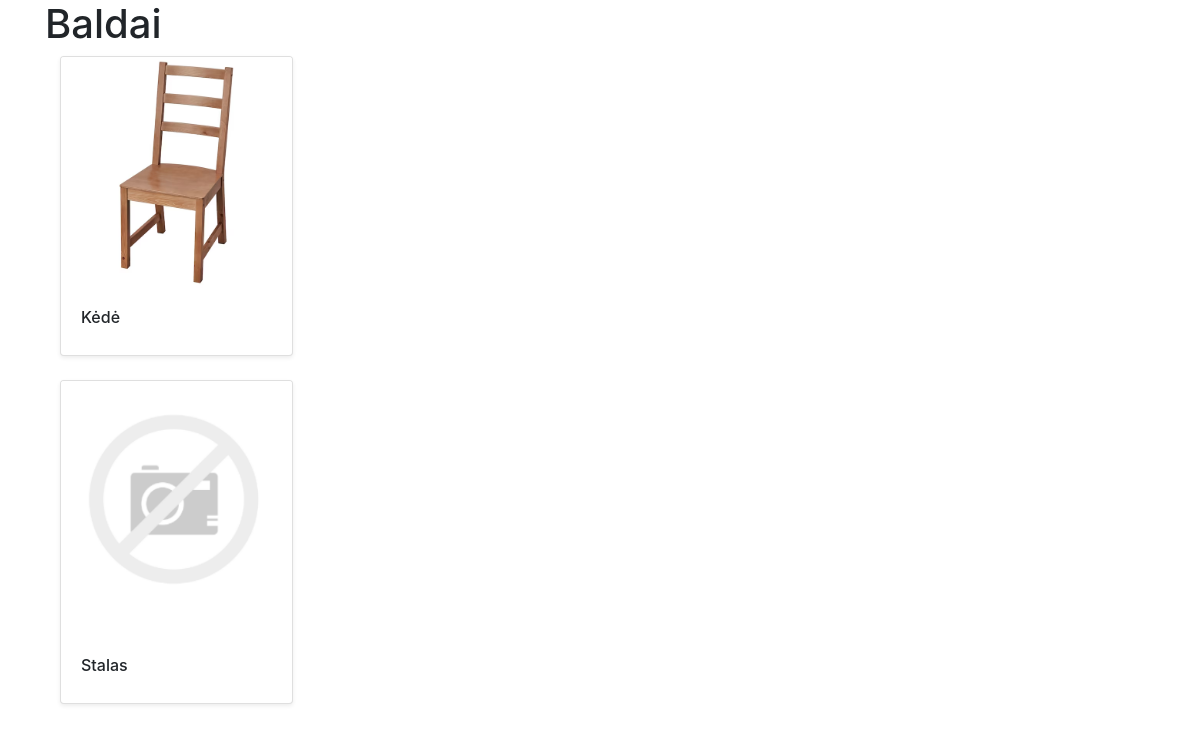
/eparduotuve/kategorijos/1, run on the app's committed database.
### eparduotuve/models.py (models this page shows, shortened)
class Kategorija(models.Model):
    pavadinimas = models.CharField('Kategorijos pavadinimas', max_length=100)
    def __str__(self):
        return f'{self.pavadinimas}'
    class Meta:
        verbose_name = 'Kategorija'
        verbose_name_plural = 'Kategorijos'

class Preke(models.Model):
    pavadinimas = models.CharField('Prekės pavadinimas', max_length=200, blank=True)
    kategorija = models.ManyToManyField('Kategorija')
    vieneto_kaina = models.FloatField('Vieneto kaina', null=True, blank=True)
    likutis = models.FloatField('Likutis', null=True, blank=True)
    nuotrauka = models.ImageField('Nuotrauka', upload_to='nuotraukos',
                                  null=True, blank=True)
    def prekes_kategorijos(self):
        return ', '.join(k.pavadinimas for k in self.kategorija.all())
    prekes_kategorijos.short_description = 'Kategorijos'
    class Meta:
        verbose_name = 'Prekė'
        verbose_name_plural = 'Prekės'

### eparduotuve/views.py (the view)
# urls.py: path('kategorijos/<int:pk>', views.KategorijaDetailView.as_view(), name='kategorija'),
class KategorijaDetailView(generic.DetailView):  # generic.edit.FormMixin,
    model = Kategorija
    context_object_name = "kategorija"
    template_name = "kategorija_detail.html"

### eparduotuve/templates/kategorija_detail.html
{% extends "base.html" %}
{% load static %}
{% block content %}
<h1>{{ kategorija }}</h1>
{% for p in kategorija.preke_set.all %}
<div class="column">
    <div class="col-sm-6 col-md-3 d-flex align-items-stretch">
        <div class="card mb-4 shadow-sm">
            {% if p.nuotrauka %}
            <a href="{% url 'preke' p.id %}">
                <img src="{{ p.nuotrauka.url }}" class="card-img-top"/>
            </a>
            {% else %}
            <a href="{% url 'preke' p.id %}">
                <img src="{% static 'img/no-image.png' %}" class="card-img-top"/>
            </a>
            {% endif %}
            <div class="card-body">
                <h6>
                    {{ p.pavadinimas }}
                </h6>
            </div>
        </div>
    </div>
</div>
{% endfor %}
{% endblock %}

### eparduotuve/static/styles/styles.css (style rules this page uses)
.card { margin-right: 15px; margin-bottom: 15px; }
.card-img-top { height: 100%; object-fit: contain; }

### data on the page
Kategorija: pavadinimas "Baldai"
Preke: nuotrauka (picture), pavadinimas "Kėdė"
Preke: pavadinimas "Stalas"
